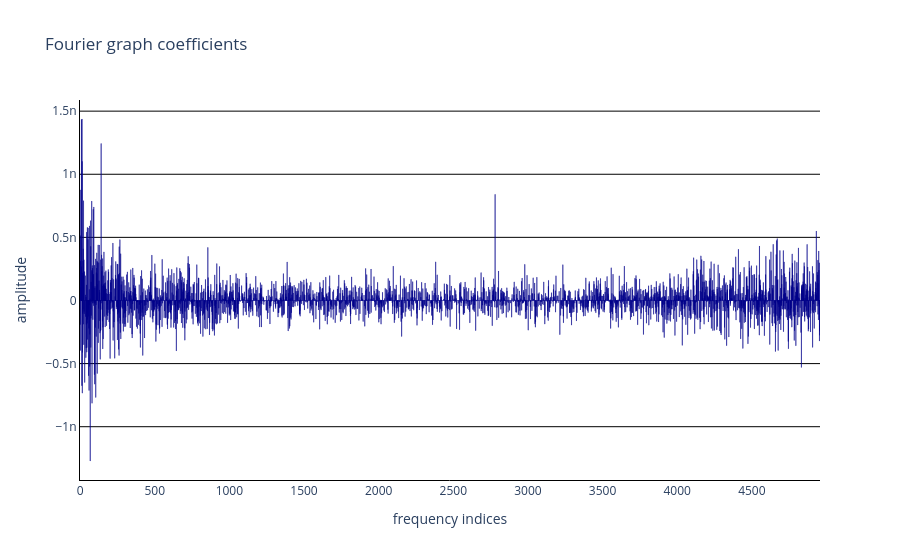

Write notebook code for a chart like this one.
### Code cell
mm.viz.plot_spectrum(data["cst"]@recon[:,idx_half])

### Figure 1 — Plotly figure (JSON) as saved in the notebook; plotly's stock layout.template omitted (floating-point values rounded to 4 significant figures; data arrays with more than 128 entries replaced by an {"elided": "..."} marker saying what was removed)
{"data": [{"marker": {"color": "darkblue", "line": {"color": "darkblue"}}, "type": "bar", "y": {"elided": "4957 float values"}}], "layout": {"plot_bgcolor": "white", "showlegend": false, "title": {"text": "Fourier graph coefficients"}, "xaxis": {"linecolor": "black", "title": {"text": "frequency indices"}}, "yaxis": {"gridcolor": "black", "linecolor": "black", "title": {"text": "amplitude"}}}}
